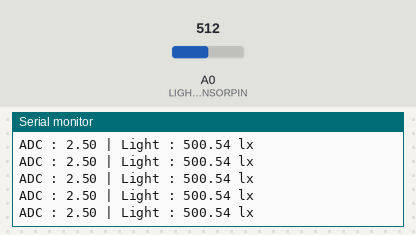
A sketch run on a simulated Arduino Uno, built with avr-gcc and run on an emulated ATmega328P. Shown: the last lines printed to the serial monitor. The inputs (shaded band) are chosen by the test bench; at power-on: A0 (LIGHTSENSORPIN) = 512.

Above: at 1.2 s.
1.3 s: A0 (LIGHTSENSORPIN) set to 113
At 1.8 s:
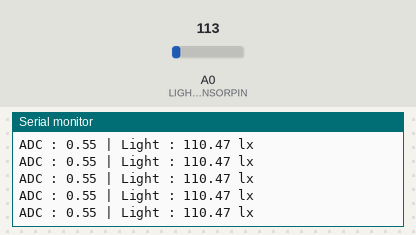
4.3 s: A0 (LIGHTSENSORPIN) set to 92
At 5.0 s:
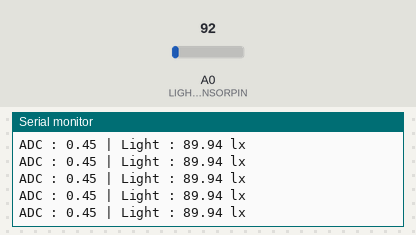
14.8 s: A0 (LIGHTSENSORPIN) set to 1009
At 15.8 s:
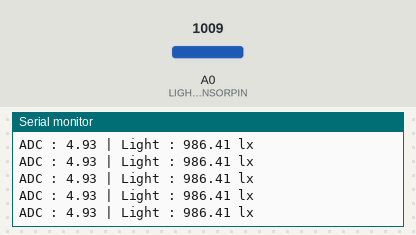
17.8 s: A0 (LIGHTSENSORPIN) set to 1023
At 18.6 s:
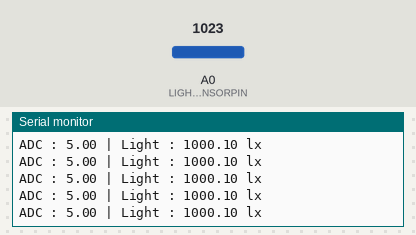
Timing chart, 0 to 20.3 s (numbered marks = the images above; inputs shaded):
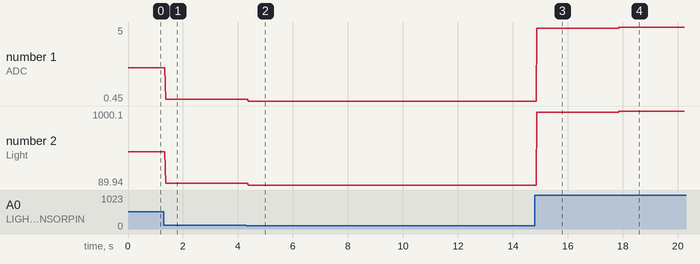

The sketch:

lightsensor_v0.ino
```cpp
#define LIGHTSENSORPIN A0 //Ambient light sensor reading
float sensorValue;
float lightValue;


void setup() {
  pinMode(LIGHTSENSORPIN,  INPUT);
  Serial.begin(9600);
}

void loop() {
  //float reading = analogRead(LIGHTSENSORPIN); //Read light level
  //float square_ratio = reading / 1023.0;      //Get percent of maximum value (1023)
  //square_ratio = pow(square_ratio, 2.0);      //Square to make response more obvious
  //analogWrite(LEDPIN, 255.0 * square_ratio);  //Adjust LED brightness relatively
   for (int i=0;i<50;i++) {
    sensorValue += analogRead(LIGHTSENSORPIN);
  }
  sensorValue = sensorValue/50.0;
  sensorValue = sensorValue*(5.0/1023.0);
  lightValue = sensorValue/(10000.0*0.0000005);
  Serial.print("ADC : ");
  Serial.print(sensorValue);  //Display reading in serial monitor
  Serial.print(" | Light : ");
  Serial.print(lightValue);
  Serial.println(" lx");
}
```

Measured:
- after the input at 1.3 s, the serial monitor: prints a new line after 0.07 s (image 1)
- after the input at 4.3 s, the serial monitor: prints a new line after 0.07 s (image 2)
- after the input at 14.8 s, the serial monitor: prints a new line after 0.08 s (image 3)
- after the input at 17.8 s, the serial monitor: prints a new line after 0.07 s (image 4)
- plotted number 1: 2.5 → 0.55 after the input at 1.3 s, 0.55 → 0.45 after the input at 4.3 s, 0.45 → 4.93 after the input at 14.8 s, 4.93 → 5 after the input at 17.8 s
- plotted number 2: 500.54 → 110.47 after the input at 1.3 s, 110.47 → 89.94 after the input at 4.3 s, 89.94 → 986.41 after the input at 14.8 s, 986.41 → 1000.1 after the input at 17.8 s
